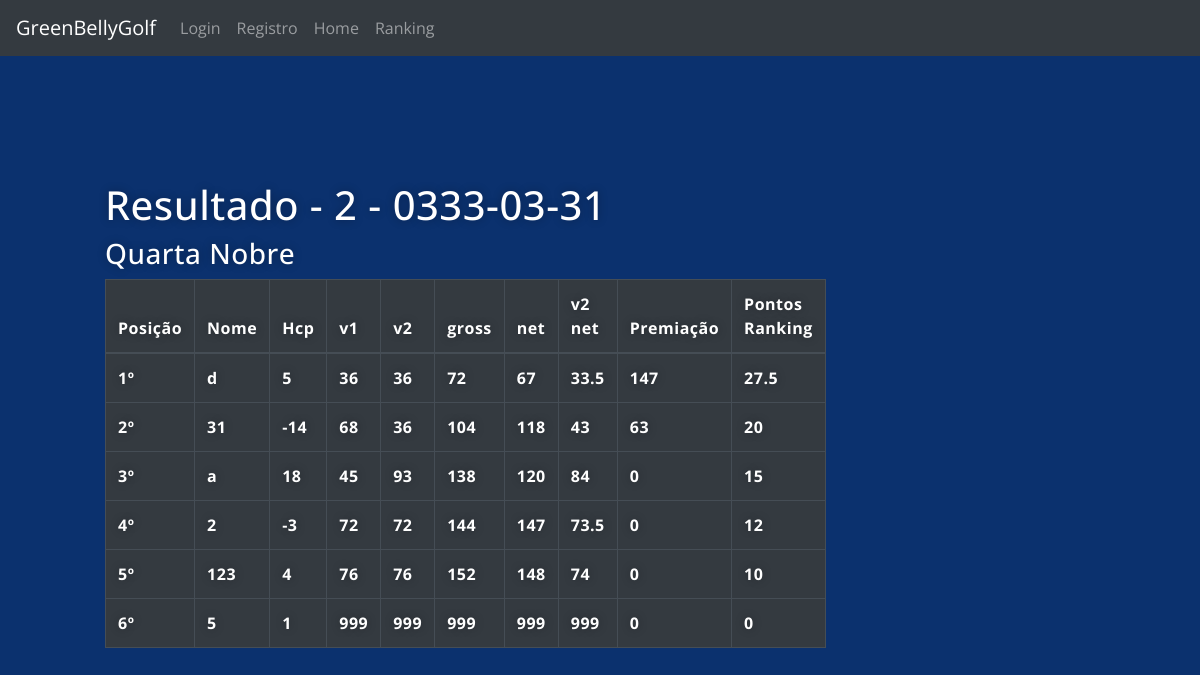
/torneio/apuracao/2/resultado, run on the app's committed database.
### main.py (models this page shows)
class Torneios(db.Model):
    clube_id = db.Column(db.Integer)
    id = db.Column(db.Integer, primary_key=True)
    name = db.Column(db.String(1000))
    date = db.Column(db.String(100))
    type = db.Column(db.String(100))
    cat = db.Column(db.String(100))
    tees_saida = db.Column(db.String(100))
    encerrado = db.Column(db.String(100))

class Torneio_atual(db.Model):
    clube_id = db.Column(db.Integer)
    id = db.Column(db.Integer, primary_key=True)
    torneio_id = db.Column(db.String(100))
    jogador_id = db.Column(db.String(100))
    jogador = db.Column(db.String(100))
    tee_saida = db.Column(db.String(100))
    hcp = db.Column(db.Integer)
    cat = db.Column(db.String(100))
    juv = db.Column(db.String(100))
    senior = db.Column(db.String(100))
    b_saida = db.Column(db.String(100))
    pago = db.Column(db.String(100))
    b1 = db.Column(db.Integer)
    b2 = db.Column(db.Integer)
    b3 = db.Column(db.Integer)
    b4 = db.Column(db.Integer)
    b5 = db.Column(db.Integer)
    b6 = db.Column(db.Integer)
    b7 = db.Column(db.Integer)
    b8 = db.Column(db.Integer)
    b9 = db.Column(db.Integer)
    b10 = db.Column(db.Integer)
    b11 = db.Column(db.Integer)
    b12 = db.Column(db.Integer)
    b13 = db.Column(db.Integer)
    b14 = db.Column(db.Integer)
    b15 = db.Column(db.Integer)
    b16 = db.Column(db.Integer)
    b17 = db.Column(db.Integer)
    b18 = db.Column(db.Integer)
    v1_gross = db.Column(db.Integer)
    v2_gross = db.Column(db.Integer)
    total_gross = db.Column(db.Integer)
    total_net = db.Column(db.Integer)
    v2_net = db.Column(db.Integer)
    ult_6b_net = db.Column(db.Integer)
    ult_3b_net = db.Column(db.Integer)
    ult_b_net = db.Column(db.Integer)
    ganhos = db.Column(db.Integer)
    pt_rkg = db.Column(db.Integer)
    obs = db.Column(db.String(100))

### main.py (the view)
@ app.route('/torneio/apuracao/<id>/resultado')
def resultado_apuracao(id):
    t = Torneios.query.filter_by(id=id).first()
    torneio = Torneio_atual.query.filter_by(
        torneio_id=id).order_by(Torneio_atual.total_net, Torneio_atual.v2_net, Torneio_atual.ult_6b_net, Torneio_atual.ult_3b_net, Torneio_atual.ult_b_net).all()
    return render_template('resultado_apuracao.html',
                           title='resultado',
                           t=t, torneio=torneio)

### templates/resultado_apuracao.html (shortened to what this page needs)
{% extends "base.html" %}
{% block content %}
<div class="box_left">
    <div class="jog_cad">
        <h1 style="padding-top:50px">Resultado - {{t.name}} - {{t.date}}</h1>
        <h3>{{t.type}}</h3>
        <table class="table table-dark table-bordered ">
            <thead class="thead-dark">
                <tr>
                    <th scope="col">Posição</th>
                    <th scope="col">Nome</th>
                    <th scope="col">Hcp</th>
                    <th scope="col">v1</th>
                    <th scope="col">v2</th>
                    <th scope="col">gross</th>
                    <th scope="col">net</th>
                    <th scope="col">v2 net</th>
                    <th scope="col">Premiação</th>
                    <th scope="col">Pontos Ranking</th>
                </tr>
            </thead>
            <tbody>
                {% for row in torneio %}
                <tr>
                    <th scope="row">{{loop.index}}º</th>
                    <th scope="row">{{row.jogador}}
                    </th>
                    <th scope="row">{{row.hcp}}</th>
                    <th scope="row">{{row.v1_gross}}</th>
                    <th scope="row">{{row.v2_gross}}</th>
                    <th scope="row">{{row.total_gross}}</th>
                    <th scope="row">{{row.total_net}}</th>
                    <th scope="row">{{row.v2_net}}</th>
                    <th scope="row">{{row.ganhos}}</th>
                    <th scope="row">{{row.pt_rkg}}</th>
                    {% endfor %}
            </tbody>
    </div>
</div>
{% endblock %}

### static/css/styles.css (style rules this page uses)
* { -webkit-box-sizing: border-box; -moz-box-sizing: border-box; -ms-box-sizing: border-box; -o-box-sizing: border-box; box-sizing: border-box; }
html { height: 100%; margin: auto; }
body { margin: auto; height: 100%; font-family: 'Open Sans', sans-serif; background: #0b316e; }
.box_left { position: relative; top: 5%; left: 5%; margin: 10px 0 0 10px; width: 500px; height: 300px; color: #fff; text-shadow: 0 0 10px rgba(0, 0, 0, 0.3); letter-spacing: 0.5px; text-align: center; }
.jog_cad { position: relative; left: 5%; margin: 35px 0 0 10px; width: fit-content; height: 300px; color: #fff; text-shadow: 0 0 10px rgba(0, 0, 0, 0.3); letter-spacing: 0.5px; text-align: left; }

### data on the page
Torneios: name "2", date "0333-03-31", type "Quarta Nobre"
Torneio_atual: jogador "d", hcp "5", v1_gross "36", v2_gross "36", total_gross "72", total_net "67", v2_net "33.5", ganhos "147", pt_rkg "27.5"
Torneio_atual: jogador "31", hcp "-14", v1_gross "68", v2_gross "36", total_gross "104", total_net "118", v2_net "43", ganhos "63", pt_rkg "20"
Torneio_atual: jogador "a", hcp "18", v1_gross "45", v2_gross "93", total_gross "138", total_net "120", v2_net "84", ganhos "0", pt_rkg "15"
Torneio_atual: jogador "2", hcp "-3", v1_gross "72", v2_gross "72", total_gross "144", total_net "147", v2_net "73.5", ganhos "0", pt_rkg "12"
Torneio_atual: jogador "123", hcp "4", v1_gross "76", v2_gross "76", total_gross "152", total_net "148", v2_net "74", ganhos "0", pt_rkg "10"
Torneio_atual: jogador "5", hcp "1", v1_gross "999", v2_gross "999", total_gross "999", total_net "999", v2_net "999", ganhos "0", pt_rkg "0"
